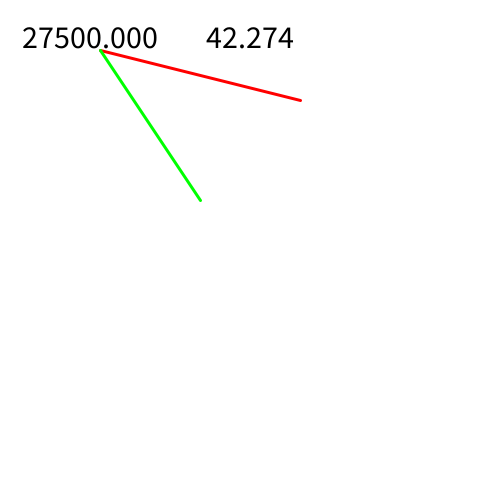
Frame 1 (no input)
Frame 60 (the mouse pressed at the canvas centre just before this capture): identical to frame 1, image omitted
Frame 120 (the mouse held since frame 60 and released just before this capture): identical to frame 1, image omitted

The Processing sketch that drew this single still picture (run headless with seeded random() and noise(); from frame 60 on, the mouse is pressed at the canvas centre):

// Processing sketch: VectorProd
// ── VectorProd.pde
void setup() {
  size(500, 500);
}

void draw() {
  background(255);
  strokeWeight(3);

  float x1 = 100.0, y1 = 50.0;
  float x2 = 300.0, y2 = 100.0;
  float x3 = 200.0, y3 = 200.0;

  stroke(255, 0, 0); line(x1, y1, x2, y2);
  stroke(0, 255, 0); line(x1, y1, x3, y3);

  fill(0);
  textSize(32);

  float prod = (x2 - x1)*(x3 - x1) + (y2 - y1)*(y3 - y1);
  text(prod, 16, 48);
  
  float l2 = sqrt((x2 - x1)*(x2 - x1) + (y2 - y1)*(y2 - y1)); 
  float l3 = sqrt((x3 - x1)*(x3 - x1) + (y3 - y1)*(y3 - y1));
  float c = prod/(l2*l3);
  float th = 180*acos(c)/PI;
  text(th, 200, 48);
}
